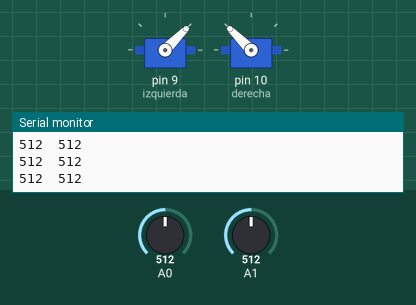
This sketch was run on a simulated Arduino Uno, built with avr-gcc and run on an emulated ATmega328P. Parts: 2 × servo, the last lines printed to the serial monitor. The inputs (shaded band) are chosen by the test bench; at power-on: A0 = 512, A1 = 512.

Above: at 1.2 s.
1.3 s: A0 set to 716
At 2.5 s:
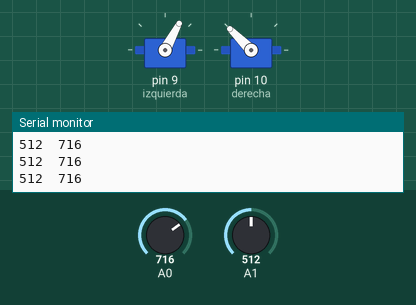
2.8 s: A1 set to 988
At 4.0 s:
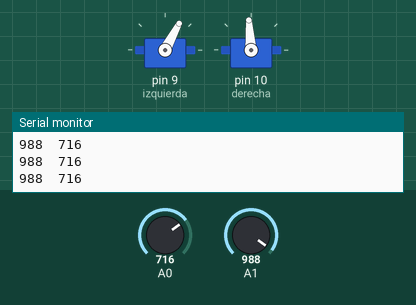
4.3 s: A1 set to 1016
At 5.2 s:
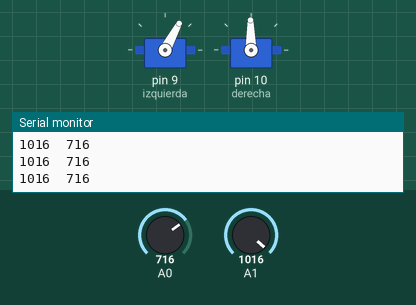
5.8 s: A0 set to 982
At 6.3 s:
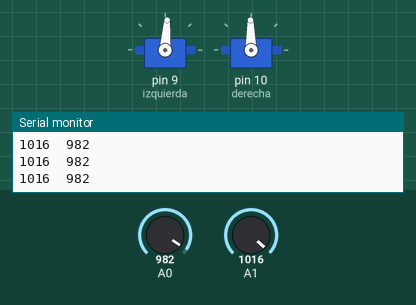
7.3 s: A0 set to 1015
At 7.7 s:
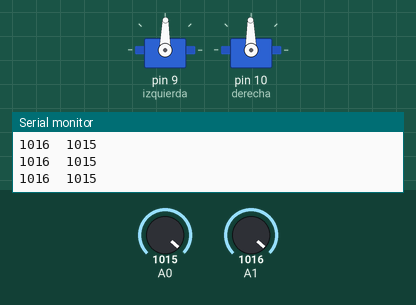
8.8 s: A1 set to 900
At 10.0 s:
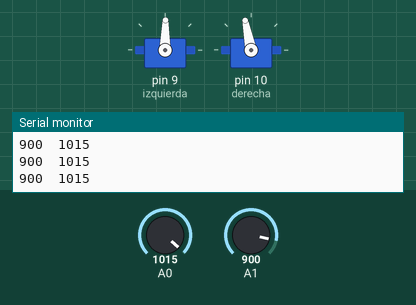
Timing chart, 0 to 11.3 s (numbered marks = the images above; inputs shaded):
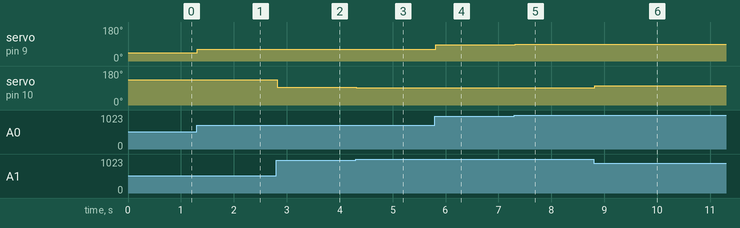

Measured:
- after the input at 1.3 s, servo on pin 9 (izquierda): 45° → 62° at once
- after the input at 2.8 s, servo on pin 10 (derecha): 135° → 94° at once
- after the input at 4.3 s, servo on pin 10 (derecha): 94° → 91° at once
- after the input at 5.8 s, servo on pin 9 (izquierda): 62° → 86° at once
- after the input at 7.3 s, servo on pin 9 (izquierda): 86° → 89° at once
- after the input at 8.8 s, servo on pin 10 (derecha): 91° → 101° at once

The sketch:

renacuajoBuscaLuz.ino
```cpp
#include<Servo.h>
Servo izquierda, derecha;
int sDerecha,sIzquierda;
int vDerecha,vIzquierda;
void setup(){
Serial.begin(9600);
izquierda.attach(9);
derecha.attach(10);
}
void loop(){
  sDerecha=analogRead(A1);
  sIzquierda=analogRead(A0);
  vDerecha=map(sDerecha,0,1023,0,90);
  vIzquierda=map(sIzquierda,0,1023,0,90);
  Serial.print(sDerecha);
  Serial.print("\t");
  Serial.println(sIzquierda);
  izquierda.write(0+vIzquierda);
  derecha.write(180-vDerecha);
}
```
